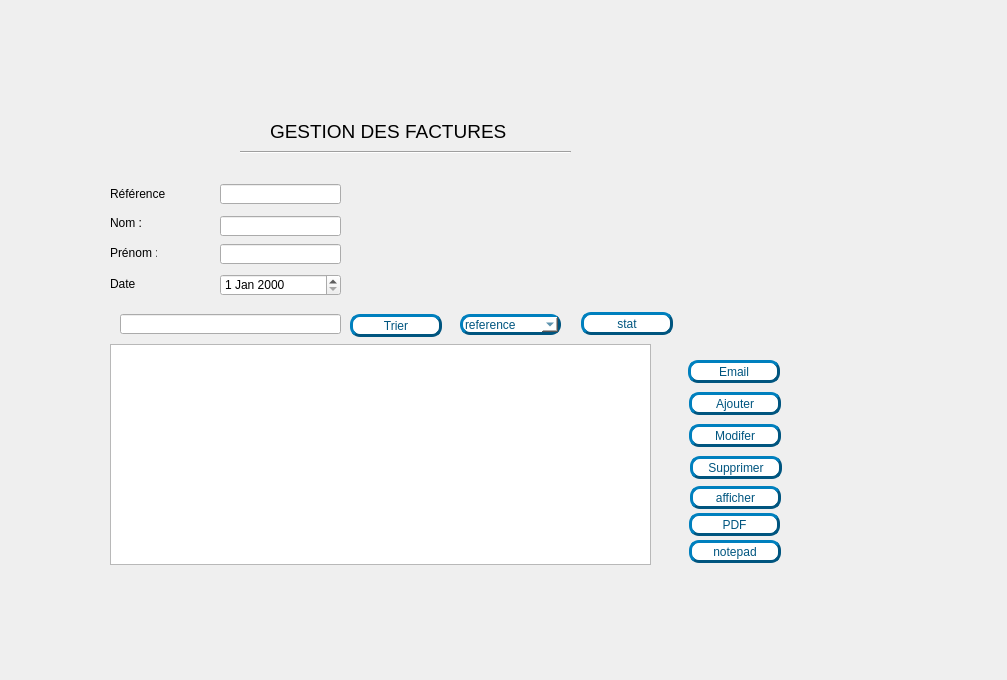
<?xml version="1.0" encoding="UTF-8"?>
<ui version="4.0">
 <class>mikhail_facture</class>
 <widget class="QDialog" name="mikhail_facture">
  <property name="geometry">
   <rect>
    <x>0</x>
    <y>0</y>
    <width>1007</width>
    <height>680</height>
   </rect>
  </property>
  <property name="windowTitle">
   <string>Dialog</string>
  </property>
  <widget class="QStackedWidget" name="stackedWidget1">
   <property name="geometry">
    <rect>
     <x>90</x>
     <y>50</y>
     <width>811</width>
     <height>571</height>
    </rect>
   </property>
   <property name="currentIndex">
    <number>0</number>
   </property>
   <widget class="QWidget" name="page">
    <widget class="QLabel" name="policou_6">
     <property name="geometry">
      <rect>
       <x>180</x>
       <y>64</y>
       <width>351</width>
       <height>35</height>
      </rect>
     </property>
     <property name="sizePolicy">
      <sizepolicy hsizetype="Preferred" vsizetype="Maximum">
       <horstretch>0</horstretch>
       <verstretch>0</verstretch>
      </sizepolicy>
     </property>
     <property name="font">
      <font>
       <family>MS Sans Serif</family>
       <pointsize>14</pointsize>
       <weight>50</weight>
       <bold>false</bold>
       <underline>false</underline>
      </font>
     </property>
     <property name="text">
      <string>GESTION DES FACTURES</string>
     </property>
     <property name="textFormat">
      <enum>Qt::PlainText</enum>
     </property>
    </widget>
    <widget class="QPushButton" name="trier_facture">
     <property name="geometry">
      <rect>
       <x>260</x>
       <y>264</y>
       <width>92</width>
       <height>23</height>
      </rect>
     </property>
     <property name="styleSheet">
      <string notr="true">background-color:white; 
color: rgb(0, 85, 127);
border-style:outset ; 
border-width:3px ; 
border-radius:10px;
</string>
     </property>
     <property name="text">
      <string>Trier</string>
     </property>
    </widget>
    <widget class="QLineEdit" name="prenom">
     <property name="geometry">
      <rect>
       <x>130</x>
       <y>194</y>
       <width>121</width>
       <height>20</height>
      </rect>
     </property>
    </widget>
    <widget class="QDateEdit" name="date">
     <property name="geometry">
      <rect>
       <x>130</x>
       <y>224</y>
       <width>121</width>
       <height>22</height>
      </rect>
     </property>
    </widget>
    <widget class="QLineEdit" name="nom">
     <property name="geometry">
      <rect>
       <x>130</x>
       <y>166</y>
       <width>121</width>
       <height>20</height>
      </rect>
     </property>
    </widget>
    <widget class="QLabel" name="label_107">
     <property name="geometry">
      <rect>
       <x>20</x>
       <y>226</y>
       <width>201</width>
       <height>16</height>
      </rect>
     </property>
     <property name="font">
      <font>
       <family>Arial</family>
       <pointsize>9</pointsize>
       <weight>50</weight>
       <bold>false</bold>
      </font>
     </property>
     <property name="text">
      <string>Date</string>
     </property>
    </widget>
    <widget class="QLabel" name="label_reference">
     <property name="geometry">
      <rect>
       <x>270</x>
       <y>134</y>
       <width>21</width>
       <height>16</height>
      </rect>
     </property>
     <property name="text">
      <string/>
     </property>
     <property name="scaledContents">
      <bool>true</bool>
     </property>
    </widget>
    <widget class="QLineEdit" name="reference">
     <property name="geometry">
      <rect>
       <x>130</x>
       <y>134</y>
       <width>121</width>
       <height>20</height>
      </rect>
     </property>
    </widget>
    <widget class="QPushButton" name="pdf">
     <property name="geometry">
      <rect>
       <x>599</x>
       <y>463</y>
       <width>91</width>
       <height>23</height>
      </rect>
     </property>
     <property name="styleSheet">
      <string notr="true">background-color:white; 
color: rgb(0, 85, 127);
border-style:outset ; 
border-width:3px ; 
border-radius:10px;
</string>
     </property>
     <property name="text">
      <string>PDF</string>
     </property>
    </widget>
    <widget class="QLabel" name="label_99">
     <property name="geometry">
      <rect>
       <x>20</x>
       <y>196</y>
       <width>47</width>
       <height>13</height>
      </rect>
     </property>
     <property name="text">
      <string>Prénom :4</string>
     </property>
    </widget>
    <widget class="QLabel" name="label_105">
     <property name="geometry">
      <rect>
       <x>20</x>
       <y>166</y>
       <width>47</width>
       <height>13</height>
      </rect>
     </property>
     <property name="text">
      <string>Nom :</string>
     </property>
    </widget>
    <widget class="QPushButton" name="supprimer_facture">
     <property name="geometry">
      <rect>
       <x>600</x>
       <y>406</y>
       <width>92</width>
       <height>23</height>
      </rect>
     </property>
     <property name="styleSheet">
      <string notr="true">background-color:white; 
color: rgb(0, 85, 127);
border-style:outset ; 
border-width:3px ; 
border-radius:10px;
</string>
     </property>
     <property name="text">
      <string>Supprimer</string>
     </property>
    </widget>
    <widget class="QLabel" name="label_nom">
     <property name="geometry">
      <rect>
       <x>270</x>
       <y>164</y>
       <width>21</width>
       <height>16</height>
      </rect>
     </property>
     <property name="text">
      <string/>
     </property>
     <property name="scaledContents">
      <bool>true</bool>
     </property>
    </widget>
    <widget class="QPushButton" name="modifier_facture">
     <property name="geometry">
      <rect>
       <x>599</x>
       <y>374</y>
       <width>92</width>
       <height>23</height>
      </rect>
     </property>
     <property name="styleSheet">
      <string notr="true">background-color:white; 
color: rgb(0, 85, 127);
border-style:outset ; 
border-width:3px ; 
border-radius:10px;
</string>
     </property>
     <property name="text">
      <string>Modifer</string>
     </property>
    </widget>
    <widget class="QLineEdit" name="recherche_facture">
     <property name="geometry">
      <rect>
       <x>30</x>
       <y>264</y>
       <width>221</width>
       <height>20</height>
      </rect>
     </property>
    </widget>
    <widget class="QLabel" name="label_date">
     <property name="geometry">
      <rect>
       <x>270</x>
       <y>224</y>
       <width>21</width>
       <height>16</height>
      </rect>
     </property>
     <property name="text">
      <string/>
     </property>
     <property name="scaledContents">
      <bool>true</bool>
     </property>
    </widget>
    <widget class="QLabel" name="label_106">
     <property name="geometry">
      <rect>
       <x>20</x>
       <y>136</y>
       <width>81</width>
       <height>16</height>
      </rect>
     </property>
     <property name="text">
      <string>Référence</string>
     </property>
    </widget>
    <widget class="QPushButton" name="notepad">
     <property name="geometry">
      <rect>
       <x>599</x>
       <y>490</y>
       <width>92</width>
       <height>23</height>
      </rect>
     </property>
     <property name="styleSheet">
      <string notr="true">background-color:white; 
color: rgb(0, 85, 127);
border-style:outset ; 
border-width:3px ; 
border-radius:10px;
</string>
     </property>
     <property name="text">
      <string>notepad</string>
     </property>
    </widget>
    <widget class="QComboBox" name="comboBox_facture">
     <property name="geometry">
      <rect>
       <x>370</x>
       <y>264</y>
       <width>101</width>
       <height>21</height>
      </rect>
     </property>
     <property name="styleSheet">
      <string notr="true">background-color:white; 
color: rgb(0, 85, 127);
border-style:outset ; 
border-width:3px ; 
border-radius:10px;
border-color:rgb(0, 85, 127);

</string>
     </property>
     <item>
      <property name="text">
       <string>reference</string>
      </property>
     </item>
     <item>
      <property name="text">
       <string>nom</string>
      </property>
     </item>
     <item>
      <property name="text">
       <string>date</string>
      </property>
     </item>
    </widget>
    <widget class="QLabel" name="label_background">
     <property name="geometry">
      <rect>
       <x>-430</x>
       <y>34</y>
       <width>1161</width>
       <height>521</height>
      </rect>
     </property>
     <property name="text">
      <string/>
     </property>
     <property name="pixmap">
      <pixmap>../../../user/Documents/Atelier_Connexion/istockphoto-1135638647-170667a.jpg</pixmap>
     </property>
     <property name="scaledContents">
      <bool>true</bool>
     </property>
    </widget>
    <widget class="QLabel" name="label_prenom">
     <property name="geometry">
      <rect>
       <x>270</x>
       <y>194</y>
       <width>21</width>
       <height>16</height>
      </rect>
     </property>
     <property name="text">
      <string/>
     </property>
     <property name="scaledContents">
      <bool>true</bool>
     </property>
    </widget>
    <widget class="QTableView" name="tab_facture">
     <property name="geometry">
      <rect>
       <x>20</x>
       <y>294</y>
       <width>541</width>
       <height>221</height>
      </rect>
     </property>
    </widget>
    <widget class="Line" name="line">
     <property name="geometry">
      <rect>
       <x>150</x>
       <y>94</y>
       <width>331</width>
       <height>16</height>
      </rect>
     </property>
     <property name="orientation">
      <enum>Qt::Horizontal</enum>
     </property>
    </widget>
    <widget class="QPushButton" name="ajouter_facture">
     <property name="geometry">
      <rect>
       <x>599</x>
       <y>342</y>
       <width>92</width>
       <height>23</height>
      </rect>
     </property>
     <property name="styleSheet">
      <string notr="true">background-color:white; 
color: rgb(0, 85, 127);
border-style:outset ; 
border-width:3px ; 
border-radius:10px;
</string>
     </property>
     <property name="text">
      <string>Ajouter</string>
     </property>
    </widget>
    <widget class="QPushButton" name="afficher">
     <property name="geometry">
      <rect>
       <x>600</x>
       <y>436</y>
       <width>91</width>
       <height>23</height>
      </rect>
     </property>
     <property name="styleSheet">
      <string notr="true">background-color:white; 
color: rgb(0, 85, 127);
border-style:outset ; 
border-width:3px ; 
border-radius:10px;
</string>
     </property>
     <property name="text">
      <string>afficher</string>
     </property>
    </widget>
    <widget class="QPushButton" name="email">
     <property name="geometry">
      <rect>
       <x>598</x>
       <y>310</y>
       <width>92</width>
       <height>23</height>
      </rect>
     </property>
     <property name="styleSheet">
      <string notr="true">background-color:white; 
color: rgb(0, 85, 127);
border-style:outset ; 
border-width:3px ; 
border-radius:10px;
</string>
     </property>
     <property name="text">
      <string>Email</string>
     </property>
    </widget>
    <widget class="QPushButton" name="stat">
     <property name="geometry">
      <rect>
       <x>491</x>
       <y>262</y>
       <width>92</width>
       <height>23</height>
      </rect>
     </property>
     <property name="styleSheet">
      <string notr="true">background-color:white; 
color: rgb(0, 85, 127);
border-style:outset ; 
border-width:3px ; 
border-radius:10px;
</string>
     </property>
     <property name="text">
      <string>stat</string>
     </property>
    </widget>
    <zorder>label_background</zorder>
    <zorder>prenom</zorder>
    <zorder>line</zorder>
    <zorder>comboBox_facture</zorder>
    <zorder>notepad</zorder>
    <zorder>reference</zorder>
    <zorder>tab_facture</zorder>
    <zorder>label_date</zorder>
    <zorder>label_nom</zorder>
    <zorder>modifier_facture</zorder>
    <zorder>pdf</zorder>
    <zorder>label_105</zorder>
    <zorder>label_reference</zorder>
    <zorder>label_107</zorder>
    <zorder>date</zorder>
    <zorder>afficher</zorder>
    <zorder>policou_6</zorder>
    <zorder>label_99</zorder>
    <zorder>recherche_facture</zorder>
    <zorder>supprimer_facture</zorder>
    <zorder>ajouter_facture</zorder>
    <zorder>trier_facture</zorder>
    <zorder>nom</zorder>
    <zorder>label_106</zorder>
    <zorder>label_prenom</zorder>
    <zorder>email</zorder>
    <zorder>stat</zorder>
   </widget>
   <widget class="QWidget" name="page_2">
    <widget class="QLabel" name="label_background_2">
     <property name="geometry">
      <rect>
       <x>-190</x>
       <y>0</y>
       <width>991</width>
       <height>571</height>
      </rect>
     </property>
     <property name="text">
      <string/>
     </property>
     <property name="pixmap">
      <pixmap>../../../user/Documents/Atelier_Connexion/istockphoto-1135638647-170667a.jpg</pixmap>
     </property>
     <property name="scaledContents">
      <bool>true</bool>
     </property>
    </widget>
    <widget class="QPushButton" name="browseBtn_2">
     <property name="geometry">
      <rect>
       <x>610</x>
       <y>180</y>
       <width>91</width>
       <height>24</height>
      </rect>
     </property>
     <property name="styleSheet">
      <string notr="true">background-color:white; 
color: rgb(0, 85, 127);
border-style:outset ; 
border-width:3px ; 
border-radius:10px;

</string>
     </property>
     <property name="text">
      <string>Browse ...</string>
     </property>
    </widget>
    <widget class="QLineEdit" name="Objet_2">
     <property name="geometry">
      <rect>
       <x>110</x>
       <y>150</y>
       <width>471</width>
       <height>20</height>
      </rect>
     </property>
     <property name="placeholderText">
      <string>Objet</string>
     </property>
    </widget>
    <widget class="QLineEdit" name="file_2">
     <property name="geometry">
      <rect>
       <x>110</x>
       <y>184</y>
       <width>471</width>
       <height>23</height>
      </rect>
     </property>
     <property name="placeholderText">
      <string>Pièces jointes</string>
     </property>
    </widget>
    <widget class="QPushButton" name="sendBtn_2">
     <property name="geometry">
      <rect>
       <x>110</x>
       <y>360</y>
       <width>451</width>
       <height>23</height>
      </rect>
     </property>
     <property name="styleSheet">
      <string notr="true">background-color:white; 
color: rgb(0, 85, 127);
border-style:outset ; 
border-width:3px ; 
border-radius:10px;

</string>
     </property>
     <property name="text">
      <string>Envoyer</string>
     </property>
    </widget>
    <widget class="QLineEdit" name="rcpt_2">
     <property name="geometry">
      <rect>
       <x>110</x>
       <y>115</y>
       <width>471</width>
       <height>20</height>
      </rect>
     </property>
     <property name="readOnly">
      <bool>false</bool>
     </property>
     <property name="placeholderText">
      <string>Email Destinataire</string>
     </property>
    </widget>
    <widget class="QTextEdit" name="Texte_2">
     <property name="geometry">
      <rect>
       <x>110</x>
       <y>220</y>
       <width>471</width>
       <height>121</height>
      </rect>
     </property>
     <property name="placeholderText">
      <string>Ecrivez votre texte ici: </string>
     </property>
    </widget>
    <widget class="Line" name="line_2">
     <property name="geometry">
      <rect>
       <x>200</x>
       <y>70</y>
       <width>331</width>
       <height>16</height>
      </rect>
     </property>
     <property name="orientation">
      <enum>Qt::Horizontal</enum>
     </property>
    </widget>
    <widget class="QLabel" name="policou_7">
     <property name="geometry">
      <rect>
       <x>210</x>
       <y>40</y>
       <width>351</width>
       <height>35</height>
      </rect>
     </property>
     <property name="sizePolicy">
      <sizepolicy hsizetype="Preferred" vsizetype="Maximum">
       <horstretch>0</horstretch>
       <verstretch>0</verstretch>
      </sizepolicy>
     </property>
     <property name="font">
      <font>
       <family>MS Sans Serif</family>
       <pointsize>14</pointsize>
       <weight>50</weight>
       <bold>false</bold>
       <underline>false</underline>
      </font>
     </property>
     <property name="text">
      <string>GESTION DES FACTURES</string>
     </property>
     <property name="textFormat">
      <enum>Qt::PlainText</enum>
     </property>
    </widget>
    <widget class="QPushButton" name="pushButton">
     <property name="geometry">
      <rect>
       <x>20</x>
       <y>10</y>
       <width>51</width>
       <height>28</height>
      </rect>
     </property>
     <property name="text">
      <string>return</string>
     </property>
    </widget>
   </widget>
   <widget class="QWidget" name="page_3">
    <widget class="QFrame" name="frame_charts_2">
     <property name="geometry">
      <rect>
       <x>30</x>
       <y>60</y>
       <width>731</width>
       <height>441</height>
      </rect>
     </property>
     <layout class="QHBoxLayout" name="horizontalLayout_2"/>
    </widget>
    <widget class="QPushButton" name="return_3">
     <property name="geometry">
      <rect>
       <x>10</x>
       <y>10</y>
       <width>51</width>
       <height>28</height>
      </rect>
     </property>
     <property name="text">
      <string>return</string>
     </property>
    </widget>
    <widget class="QLabel" name="label_background_3">
     <property name="geometry">
      <rect>
       <x>0</x>
       <y>0</y>
       <width>801</width>
       <height>571</height>
      </rect>
     </property>
     <property name="text">
      <string/>
     </property>
     <property name="pixmap">
      <pixmap>../../../user/Documents/Atelier_Connexion/istockphoto-1135638647-170667a.jpg</pixmap>
     </property>
     <property name="scaledContents">
      <bool>true</bool>
     </property>
    </widget>
    <zorder>label_background_3</zorder>
    <zorder>frame_charts_2</zorder>
    <zorder>return_3</zorder>
   </widget>
  </widget>
 </widget>
 <resources/>
 <connections/>
</ui>
